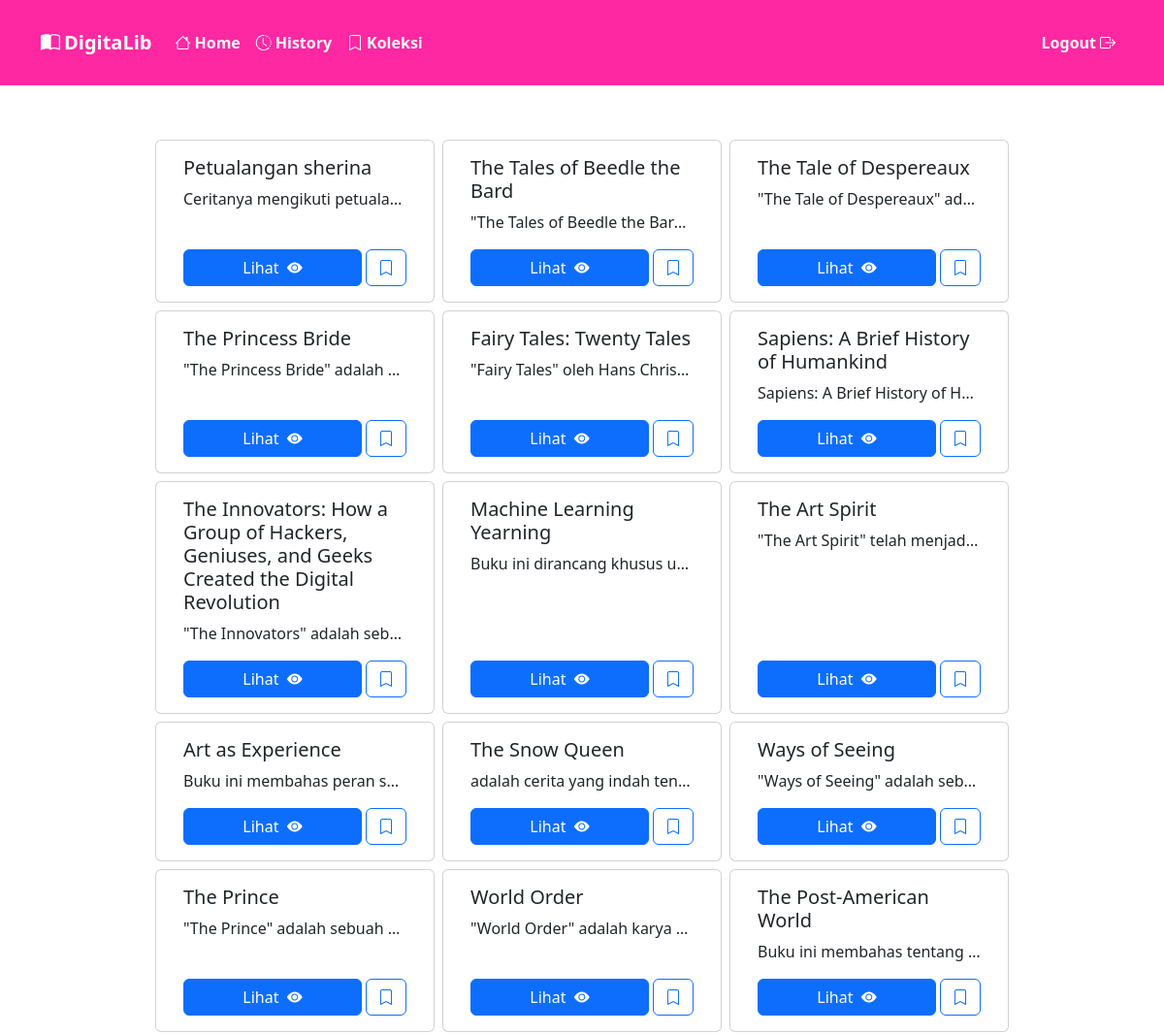
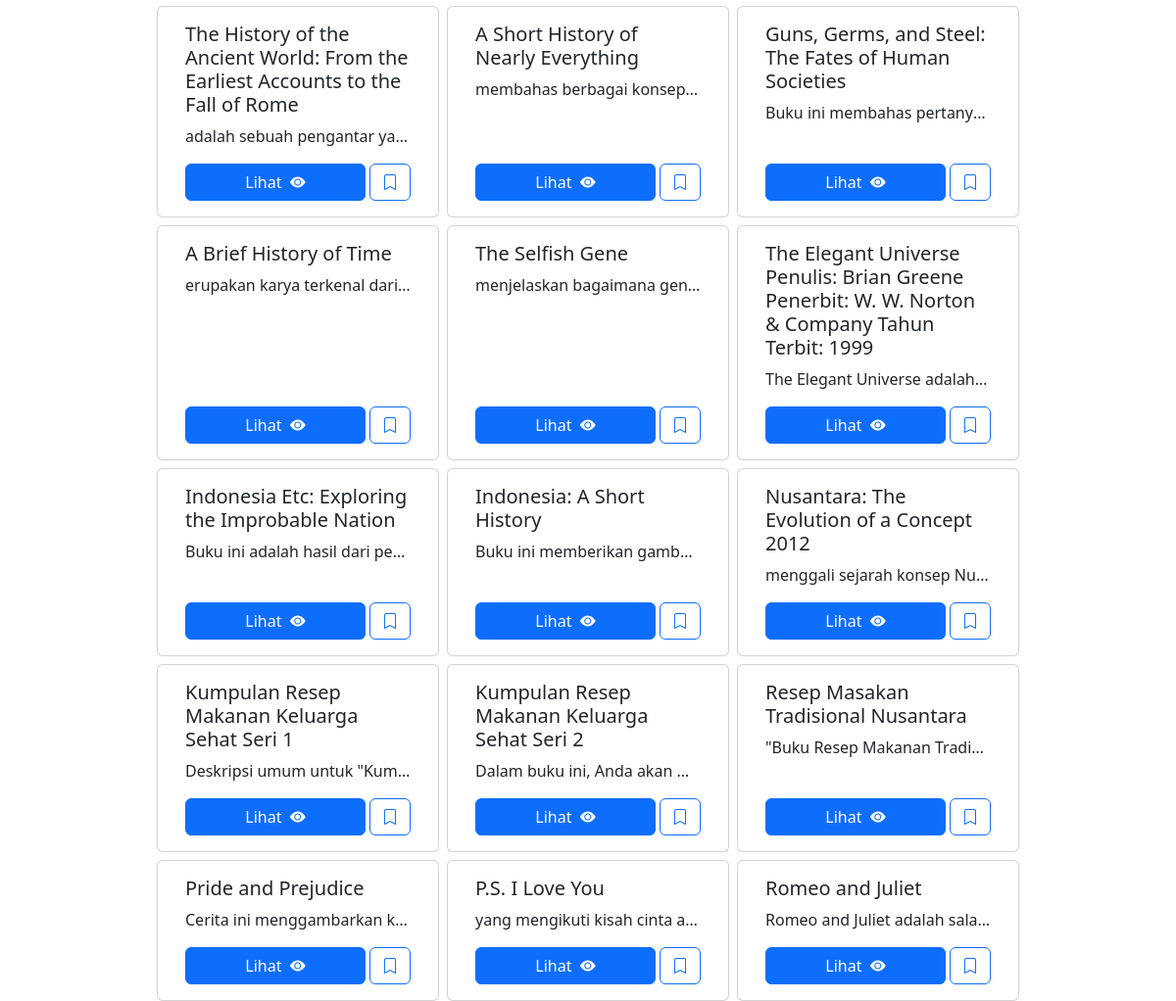
Page /peminjam/index.php (signed in) on the committed database (2 pictures, top to bottom).
### tables this page shows
CREATE TABLE `buku` (
  `BukuID` int(11) NOT NULL,
  `Judul` varchar(255) NOT NULL,
  `Penulis` varchar(255) NOT NULL,
  `Penerbit` varchar(255) NOT NULL,
  `TahunTerbit` int(11) NOT NULL,
  `Deskripsi` text NOT NULL,
  `File` text NOT NULL
);

### connection.php (called while the page is built, shortened)
<?php
class Connection {
    public function __construct(){
        $this->conn = mysqli_connect('localhost', 'root', '', 'db_perpusku');
    }
}

### peminjam/action.php (called while the page is built, shortened)
<?php
require_once '../Connection.php';
Class Peminjam extends Connection {
    public function getPeminjam(){
        $query = mysqli_query($this->conn, "SELECT*FROM buku");
        $row = [];
        while($result = mysqli_fetch_assoc($query)){
            $row[] = $result;
        }
        return $row;
    }
}

### peminjam/buku.php (the view, shortened to what this page needs)
<?php
$conn = $data->getConnection();
function isInCollection($userId, $bukuId, $conn){
    $query = "SELECT BukuID, UserID FROM koleksipribadi WHERE UserID=? AND BukuID=?";
    $stmt = $conn->prepare($query);
    $stmt->bind_param("ii", $userId, $bukuId);
    $stmt->execute();
    $result = $stmt->get_result();
    return mysqli_num_rows($result) > 0;
}
?>
<div class="row justify-content-center">
<?php foreach($getData as $row) :
    $userId = $_SESSION['login']['UserID'];
    $bukuId = $row['BukuID'];
?>
    <div class="card mx-1 mt-2" style="width: 18rem;">
      <div class="card-body d-flex flex-column justify-content-between">
        <div>
          <h5 class="card-title"><?= $row["Judul"] ?></h5>
          <p class="card-text text-truncate"><?= $row["Deskripsi"] ?></p>
        </div>
          <div class="mt-3 d-flex">
            <a href="?page=peminjaman&id=<?= $bukuId ?>" class="btn btn-primary w-100">Lihat <i class="bi bi-eye-fill ms-1"></i></a>
            <?php if(isInCollection($userId, $bukuId, $conn)) : ?>
                <button type="button" id="removeBuku<?= $bukuId ?>" onclick="addCollection(<?= $bukuId ?>, <?= $userId ?>, 2)" class="btn btn-primary w-9 ms-1"><i class="bi bi-bookmark-dash"></i></button>
                <button type="button" id="addBuku<?= $bukuId ?>" onclick="addCollection(<?= $bukuId ?>, <?= $userId ?>, 1)" class="btn btn-outline-primary w-9 ms-1" style="display:none"><i class="bi bi-bookmark"></i></button>
            <?php else : ?>
                <button type="button" id="addBuku<?= $bukuId ?>" onclick="addCollection(<?= $bukuId ?>, <?= $userId ?>, 1)" class="btn btn-outline-primary w-9 ms-1"><i class="bi bi-bookmark"></i></button>
            <?php endif; ?>
          </div>
      </div>
    </div>
<?php endforeach; ?>
</div>

### peminjam/index.php (shortened to what this page needs)
<?php
require_once ('action.php');
$data = new Peminjam();
$getData = $data->getPeminjam();
?>
<!doctype html>
<html lang="en">
  <head>
    <link href="https://cdn.jsdelivr.net/npm/bootstrap@5.3.2/dist/css/bootstrap.min.css" rel="stylesheet">
    <link rel="stylesheet" href="https://cdn.jsdelivr.net/npm/bootstrap-icons@1.11.3/font/bootstrap-icons.min.css">
    <link rel="stylesheet" href="https://cdn.datatables.net/2.0.0/css/dataTables.dataTables.css" />
  </head>
  <body>
  <nav class="navbar navbar-expand-lg fixed-top navbar-dark" style="background-color: #fe28a2;">
    <div class="container py-3">
<a class="navbar-brand fw-bolder" href="#"><i class="bi bi-book-half me-1"></i>DigitaLib</a>
      <div class="collapse navbar-collapse" id="navbarNavDropdown">
        <ul class="navbar-nav me-auto">
          <li class="nav-item">
            <a class="nav-link text-light fw-bolder <?= !isset($_GET['page']) ? 'active text-primary' : '' ?>" href="index.php"><i class="bi bi-house me-1"></i>Home</a>
          </li>
          <li class="nav-item">
            <a class="nav-link  text-light fw-bolder <?= isset($_GET['page']) ? ($_GET['page'] == 'list-pinjaman' ? 'active text-primary' : '') : '' ?>" href="?page=list-pinjaman"><i class="bi bi-clock-history me-1"></i>History</a>
          </li>
          <li class="nav-item">
            <a class="nav-link text-light fw-bolder <?= isset($_GET['page']) ? ($_GET['page'] == 'koleksi-buku' ? 'active text-primary' : '') : '' ?>" href="?page=koleksi-buku"><i class="bi bi-bookmark me-1"></i>Koleksi</a>
          </li>
        </ul>
        <ul class="navbar-nav">
          <li class="nav-item">
            <a class="nav-link text-light fw-bolder" href="../logout.php">Logout<i class="bi bi-box-arrow-right ms-1 text-light"></i></a>
          </li>
        </ul>
      </div>
    </div>
  </nav>
  <nav class="navbar navbar-expand-lg bg-body-transparent">
    <div class="container py-5">&nbsp;</div>
  </nav>
  <div class="container">
    <?php
      $page = isset($_GET["page"]) ? $_GET["page"] : 'buku';
      $pages = file_exists($page) ? $page : $page;
      include $pages.'.php';
    ?>
  </div>
  </body>
</html>

### rows in the picture
buku: Judul "Petualangan sherina", Deskripsi "Ceritanya mengikuti petuala…"
buku: Judul "The Tales of Beedle the Bard", Deskripsi "\"The Tales of Beedle the Bar…"
buku: Judul "The Tale of Despereaux", Deskripsi "\"The Tale of Despereaux\" ad…"
buku: Judul "The Princess Bride", Deskripsi "\"The Princess Bride\" adalah…"
buku: Judul "Fairy Tales: Twenty Tales", Deskripsi "\"Fairy Tales\" oleh Hans Chris…"
buku: Judul "Sapiens: A Brief History of Humankind", Deskripsi "Sapiens: A Brief History of H…"
buku: Judul "The Innovators: How a Group of Hackers, Geniuses, and Geeks Created the Digital Revolution", Deskripsi "\"The Innovators\" adalah seb…"
buku: Judul "Machine Learning Yearning", Deskripsi "Buku ini dirancang khusus u…"
buku: Judul "The Art Spirit", Deskripsi "\"The Art Spirit\" telah menjad…"
buku: Judul "Art as Experience", Deskripsi "Buku ini membahas peran s…"
buku: Judul "The Snow Queen", Deskripsi "adalah cerita yang indah ten…"
buku: Judul "Ways of Seeing", Deskripsi "\"Ways of Seeing\" adalah seb…"
buku: Judul "The Prince", Deskripsi "\"The Prince\" adalah sebuah…"
buku: Judul "World Order", Deskripsi "\"World Order\" adalah karya…"
buku: Judul "The Post-American World", Deskripsi "Buku ini membahas tentang…"
buku: Judul "The History of the Ancient World: From the Earliest Accounts to the Fall of Rome", Deskripsi "adalah sebuah pengantar ya…"
buku: Judul "A Short History of Nearly Everything", Deskripsi "membahas berbagai konsep…"
buku: Judul "Guns, Germs, and Steel: The Fates of Human Societies", Deskripsi "Buku ini membahas pertany…"
buku: Judul "A Brief History of Time", Deskripsi "erupakan karya terkenal dari…"
buku: Judul "The Selfish Gene", Deskripsi "menjelaskan bagaimana gen…"
buku: Judul "The Elegant Universe Penulis: Brian Greene Penerbit: W. W. Norton & Company Tahun Terbit: 1999", Deskripsi "The Elegant Universe adalah…"
buku: Judul "Indonesia Etc: Exploring the Improbable Nation", Deskripsi "Buku ini adalah hasil dari pe…"
buku: Judul "Indonesia: A Short History", Deskripsi "Buku ini memberikan gamb…"
buku: Judul "Nusantara: The Evolution of a Concept 2012", Deskripsi "menggali sejarah konsep Nu…"
buku: Judul "Kumpulan Resep Makanan Keluarga Sehat Seri 1", Deskripsi "Deskripsi umum untuk \"Kum…"
buku: Judul "Kumpulan Resep Makanan Keluarga Sehat Seri 2", Deskripsi "Dalam buku ini, Anda akan…"
buku: Judul "Resep Masakan Tradisional Nusantara", Deskripsi "\"Buku Resep Makanan Tradi…"
buku: Judul "Pride and Prejudice", Deskripsi "Cerita ini menggambarkan k…"
buku: Judul "P.S. I Love You", Deskripsi "yang mengikuti kisah cinta a…"
buku: Judul "Romeo and Juliet", Deskripsi "Romeo and Juliet adalah sala…"
